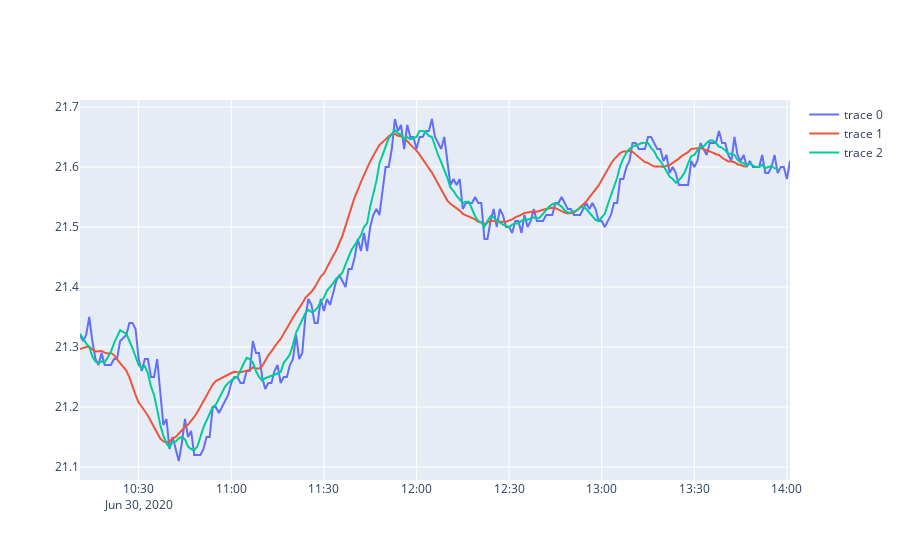

Write notebook code for a chart like this one.
### Code cell
fig = go.Figure()
fig.add_scatter(x = hoje.index, y = close_data)
fig.add_scatter(x = hoje.index, y = close_data.rolling(window=15).mean())
fig.add_scatter(x = hoje.index, y = close_data.rolling(window=5).mean())

### Figure 1 — Plotly figure (JSON) as saved in the notebook; plotly's stock layout.template omitted (floating-point values rounded to 4 significant figures; data arrays with more than 128 entries replaced by an {"elided": "..."} marker saying what was removed)
{"data": [{"type": "scatter", "x": {"elided": "229 str values"}, "y": {"elided": "229 float values"}}, {"type": "scatter", "x": {"elided": "229 str values"}, "y": {"elided": "229 float values"}}, {"type": "scatter", "x": {"elided": "229 str values"}, "y": {"elided": "229 float values"}}], "layout": {}}
